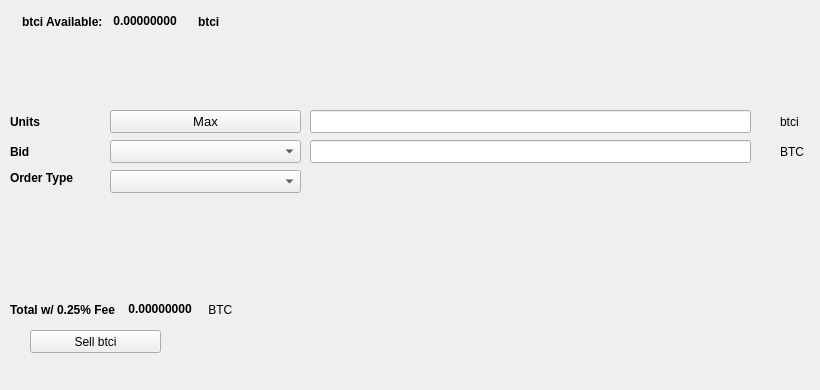
   <widget class="QWidget" name="SellTab">
    <attribute name="title">
     <string>Sell</string>
    </attribute>
    <widget class="QLabel" name="label_16">
     <property name="geometry">
      <rect>
       <x>780</x>
       <y>140</y>
       <width>31</width>
       <height>23</height>
      </rect>
     </property>
     <property name="text">
      <string>BTC</string>
     </property>
    </widget>
    <widget class="QComboBox" name="SellBidcomboBox">
     <property name="geometry">
      <rect>
       <x>110</x>
       <y>140</y>
       <width>191</width>
       <height>23</height>
      </rect>
     </property>
     <property name="font">
      <font>
       <pointsize>10</pointsize>
      </font>
     </property>
    </widget>
    <widget class="QLabel" name="label_18">
     <property name="geometry">
      <rect>
       <x>10</x>
       <y>110</y>
       <width>46</width>
       <height>23</height>
      </rect>
     </property>
     <property name="font">
      <font>
       <weight>75</weight>
       <bold>true</bold>
      </font>
     </property>
     <property name="text">
      <string>Units</string>
     </property>
    </widget>
    <widget class="QPushButton" name="Sell_Max_Amount">
     <property name="geometry">
      <rect>
       <x>110</x>
       <y>110</y>
       <width>191</width>
       <height>23</height>
      </rect>
     </property>
     <property name="font">
      <font>
       <pointsize>10</pointsize>
      </font>
     </property>
     <property name="text">
      <string>Max</string>
     </property>
    </widget>
    <widget class="QLabel" name="label_20">
     <property name="geometry">
      <rect>
       <x>10</x>
       <y>170</y>
       <width>91</width>
       <height>16</height>
      </rect>
     </property>
     <property name="font">
      <font>
       <weight>75</weight>
       <bold>true</bold>
      </font>
     </property>
     <property name="text">
      <string>Order Type</string>
     </property>
    </widget>
    <widget class="QComboBox" name="SellOrdertypeCombo">
     <property name="geometry">
      <rect>
       <x>110</x>
       <y>170</y>
       <width>191</width>
       <height>23</height>
      </rect>
     </property>
     <property name="font">
      <font>
       <pointsize>10</pointsize>
      </font>
     </property>
    </widget>
    <widget class="QLabel" name="label_21">
     <property name="geometry">
      <rect>
       <x>10</x>
       <y>140</y>
       <width>46</width>
       <height>23</height>
      </rect>
     </property>
     <property name="font">
      <font>
       <weight>75</weight>
       <bold>true</bold>
      </font>
     </property>
     <property name="text">
      <string>Bid</string>
     </property>
    </widget>
    <widget class="QLabel" name="label_22">
     <property name="geometry">
      <rect>
       <x>780</x>
       <y>110</y>
       <width>31</width>
       <height>23</height>
      </rect>
     </property>
     <property name="text">
      <string>btci</string>
     </property>
    </widget>
    <widget class="QLineEdit" name="UnitsInputbtci">
     <property name="geometry">
      <rect>
       <x>310</x>
       <y>110</y>
       <width>441</width>
       <height>23</height>
      </rect>
     </property>
     <property name="font">
      <font>
       <pointsize>9</pointsize>
       <weight>75</weight>
       <bold>true</bold>
      </font>
     </property>
    </widget>
    <widget class="QLineEdit" name="SellBidPriceEdit">
     <property name="geometry">
      <rect>
       <x>310</x>
       <y>140</y>
       <width>441</width>
       <height>23</height>
      </rect>
     </property>
     <property name="font">
      <font>
       <pointsize>9</pointsize>
       <weight>75</weight>
       <bold>true</bold>
      </font>
     </property>
    </widget>
    <widget class="QPushButton" name="SellbtciBTN">
     <property name="geometry">
      <rect>
       <x>30</x>
       <y>330</y>
       <width>131</width>
       <height>23</height>
      </rect>
     </property>
     <property name="text">
      <string>Sell btci</string>
     </property>
     <property name="icon">
      <iconset resource="../btci">
       <normaloff>:/icons/bitcoin</normaloff>:/icons/bitcoin</iconset>
     </property>
    </widget>
    <widget class="QWidget" name="layoutWidget3">
     <property name="geometry">
      <rect>
       <x>22</x>
       <y>12</y>
       <width>258</width>
       <height>19</height>
      </rect>
     </property>
     <layout class="QHBoxLayout" name="horizontalLayout">
      <item>
       <widget class="QLabel" name="label232_2">
        <property name="font">
         <font>
          <weight>75</weight>
          <bold>true</bold>
         </font>
        </property>
        <property name="text">
         <string>btci Available:</string>
        </property>
       </widget>
      </item>
      <item>
       <widget class="QLabel" name="btciAvailableLabel">
        <property name="palette">
         <palette>
          <active>
           <colorrole role="WindowText">
            <brush brushstyle="SolidPattern">
             <color alpha="255">
              <red>0</red>
              <green>0</green>
              <blue>0</blue>
             </color>
            </brush>
           </colorrole>
           <colorrole role="Button">
            <brush brushstyle="SolidPattern">
             <color alpha="255">
              <red>0</red>
              <green>170</green>
              <blue>0</blue>
             </color>
            </brush>
           </colorrole>
           <colorrole role="Light">
            <brush brushstyle="SolidPattern">
             <color alpha="255">
              <red>0</red>
              <green>255</green>
              <blue>0</blue>
             </color>
            </brush>
           </colorrole>
           <colorrole role="Midlight">
            <brush brushstyle="SolidPattern">
             <color alpha="255">
              <red>0</red>
              <green>212</green>
              <blue>0</blue>
             </color>
            </brush>
           </colorrole>
           <colorrole role="Dark">
            <brush brushstyle="SolidPattern">
             <color alpha="255">
              <red>0</red>
              <green>85</green>
              <blue>0</blue>
             </color>
            </brush>
           </colorrole>
           <colorrole role="Mid">
            <brush brushstyle="SolidPattern">
             <color alpha="255">
              <red>0</red>
              <green>113</green>
              <blue>0</blue>
             </color>
            </brush>
           </colorrole>
           <colorrole role="Text">
            <brush brushstyle="SolidPattern">
             <color alpha="255">
              <red>0</red>
              <green>170</green>
              <blue>0</blue>
             </color>
            </brush>
           </colorrole>
           <colorrole role="BrightText">
            <brush brushstyle="SolidPattern">
             <color alpha="255">
              <red>255</red>
              <green>255</green>
              <blue>255</blue>
             </color>
            </brush>
           </colorrole>
           <colorrole role="ButtonText">
            <brush brushstyle="SolidPattern">
             <color alpha="255">
              <red>0</red>
              <green>0</green>
              <blue>0</blue>
             </color>
            </brush>
           </colorrole>
           <colorrole role="Base">
            <brush brushstyle="SolidPattern">
             <color alpha="255">
              <red>255</red>
              <green>255</green>
              <blue>255</blue>
             </color>
            </brush>
           </colorrole>
           <colorrole role="Window">
            <brush brushstyle="SolidPattern">
             <color alpha="255">
              <red>0</red>
              <green>170</green>
              <blue>0</blue>
             </color>
            </brush>
           </colorrole>
           <colorrole role="Shadow">
            <brush brushstyle="SolidPattern">
             <color alpha="255">
              <red>0</red>
              <green>0</green>
              <blue>0</blue>
             </color>
            </brush>
           </colorrole>
           <colorrole role="AlternateBase">
            <brush brushstyle="SolidPattern">
             <color alpha="255">
              <red>127</red>
              <green>212</green>
              <blue>127</blue>
             </color>
            </brush>
           </colorrole>
           <colorrole role="ToolTipBase">
            <brush brushstyle="SolidPattern">
             <color alpha="255">
              <red>255</red>
              <green>255</green>
              <blue>220</blue>
             </color>
            </brush>
           </colorrole>
           <colorrole role="ToolTipText">
            <brush brushstyle="SolidPattern">
             <color alpha="255">
              <red>0</red>
              <green>0</green>
              <blue>0</blue>
             </color>
            </brush>
           </colorrole>
          </active>
          <inactive>
           <colorrole role="WindowText">
            <brush brushstyle="SolidPattern">
             <color alpha="255">
              <red>0</red>
              <green>0</green>
              <blue>0</blue>
             </color>
            </brush>
           </colorrole>
           <colorrole role="Button">
            <brush brushstyle="SolidPattern">
             <color alpha="255">
              <red>0</red>
              <green>170</green>
              <blue>0</blue>
             </color>
            </brush>
           </colorrole>
           <colorrole role="Light">
            <brush brushstyle="SolidPattern">
             <color alpha="255">
              <red>0</red>
              <green>255</green>
              <blue>0</blue>
             </color>
            </brush>
           </colorrole>
           <colorrole role="Midlight">
            <brush brushstyle="SolidPattern">
             <color alpha="255">
              <red>0</red>
              <green>212</green>
              <blue>0</blue>
             </color>
            </brush>
           </colorrole>
           <colorrole role="Dark">
            <brush brushstyle="SolidPattern">
             <color alpha="255">
              <red>0</red>
              <green>85</green>
              <blue>0</blue>
             </color>
            </brush>
           </colorrole>
           <colorrole role="Mid">
            <brush brushstyle="SolidPattern">
             <color alpha="255">
              <red>0</red>
              <green>113</green>
              <blue>0</blue>
             </color>
            </brush>
           </colorrole>
           <colorrole role="Text">
            <brush brushstyle="SolidPattern">
             <color alpha="255">
              <red>0</red>
              <green>170</green>
              <blue>0</blue>
             </color>
            </brush>
           </colorrole>
           <colorrole role="BrightText">
            <brush brushstyle="SolidPattern">
             <color alpha="255">
              <red>255</red>
              <green>255</green>
              <blue>255</blue>
             </color>
            </brush>
           </colorrole>
           <colorrole role="ButtonText">
            <brush brushstyle="SolidPattern">
             <color alpha="255">
              <red>0</red>
              <green>0</green>
              <blue>0</blue>
             </color>
            </brush>
           </colorrole>
           <colorrole role="Base">
            <brush brushstyle="SolidPattern">
             <color alpha="255">
              <red>255</red>
              <green>255</green>
              <blue>255</blue>
             </color>
            </brush>
           </colorrole>
           <colorrole role="Window">
            <brush brushstyle="SolidPattern">
             <color alpha="255">
              <red>0</red>
              <green>170</green>
              <blue>0</blue>
             </color>
            </brush>
           </colorrole>
           <colorrole role="Shadow">
            <brush brushstyle="SolidPattern">
             <color alpha="255">
              <red>0</red>
              <green>0</green>
              <blue>0</blue>
             </color>
            </brush>
           </colorrole>
           <colorrole role="AlternateBase">
            <brush brushstyle="SolidPattern">
             <color alpha="255">
              <red>127</red>
              <green>212</green>
              <blue>127</blue>
             </color>
            </brush>
           </colorrole>
           <colorrole role="ToolTipBase">
            <brush brushstyle="SolidPattern">
             <color alpha="255">
              <red>255</red>
              <green>255</green>
              <blue>220</blue>
             </color>
            </brush>
           </colorrole>
           <colorrole role="ToolTipText">
            <brush brushstyle="SolidPattern">
             <color alpha="255">
              <red>0</red>
              <green>0</green>
              <blue>0</blue>
             </color>
            </brush>
           </colorrole>
          </inactive>
          <disabled>
           <colorrole role="WindowText">
            <brush brushstyle="SolidPattern">
             <color alpha="255">
              <red>0</red>
              <green>85</green>
              <blue>0</blue>
             </color>
            </brush>
           </colorrole>
           <colorrole role="Button">
            <brush brushstyle="SolidPattern">
             <color alpha="255">
              <red>0</red>
              <green>170</green>
              <blue>0</blue>
             </color>
            </brush>
           </colorrole>
           <colorrole role="Light">
            <brush brushstyle="SolidPattern">
             <color alpha="255">
              <red>0</red>
              <green>255</green>
              <blue>0</blue>
             </color>
            </brush>
           </colorrole>
           <colorrole role="Midlight">
            <brush brushstyle="SolidPattern">
             <color alpha="255">
              <red>0</red>
              <green>212</green>
              <blue>0</blue>
             </color>
            </brush>
           </colorrole>
           <colorrole role="Dark">
            <brush brushstyle="SolidPattern">
             <color alpha="255">
              <red>0</red>
              <green>85</green>
              <blue>0</blue>
             </color>
            </brush>
           </colorrole>
           <colorrole role="Mid">
            <brush brushstyle="SolidPattern">
             <color alpha="255">
              <red>0</red>
              <green>113</green>
              <blue>0</blue>
             </color>
            </brush>
           </colorrole>
           <colorrole role="Text">
            <brush brushstyle="SolidPattern">
             <color alpha="255">
              <red>0</red>
              <green>85</green>
              <blue>0</blue>
             </color>
            </brush>
           </colorrole>
           <colorrole role="BrightText">
            <brush brushstyle="SolidPattern">
             <color alpha="255">
              <red>255</red>
              <green>255</green>
              <blue>255</blue>
             </color>
            </brush>
           </colorrole>
           <colorrole role="ButtonText">
            <brush brushstyle="SolidPattern">
             <color alpha="255">
              <red>0</red>
              <green>85</green>
              <blue>0</blue>
             </color>
            </brush>
           </colorrole>
           <colorrole role="Base">
            <brush brushstyle="SolidPattern">
             <color alpha="255">
              <red>0</red>
              <green>170</green>
              <blue>0</blue>
             </color>
            </brush>
           </colorrole>
           <colorrole role="Window">
            <brush brushstyle="SolidPattern">
             <color alpha="255">
              <red>0</red>
              <green>170</green>
              <blue>0</blue>
             </color>
            </brush>
           </colorrole>
           <colorrole role="Shadow">
            <brush brushstyle="SolidPattern">
             <color alpha="255">
              <red>0</red>
              <green>0</green>
              <blue>0</blue>
             </color>
            </brush>
           </colorrole>
           <colorrole role="AlternateBase">
            <brush brushstyle="SolidPattern">
             <color alpha="255">
              <red>0</red>
              <green>170</green>
              <blue>0</blue>
             </color>
            </brush>
           </colorrole>
           <colorrole role="ToolTipBase">
            <brush brushstyle="SolidPattern">
             <color alpha="255">
              <red>255</red>
              <green>255</green>
              <blue>220</blue>
             </color>
            </brush>
           </colorrole>
           <colorrole role="ToolTipText">
            <brush brushstyle="SolidPattern">
             <color alpha="255">
              <red>0</red>
              <green>0</green>
              <blue>0</blue>
             </color>
            </brush>
           </colorrole>
          </disabled>
         </palette>
        </property>
        <property name="font">
         <font>
          <weight>75</weight>
          <bold>true</bold>
         </font>
        </property>
        <property name="text">
         <string> 0.00000000 </string>
        </property>
        <property name="textInteractionFlags">
         <set>Qt::LinksAccessibleByMouse|Qt::TextSelectableByKeyboard|Qt::TextSelectableByMouse</set>
        </property>
       </widget>
      </item>
      <item>
       <widget class="QLabel" name="labelbtci">
        <property name="font">
         <font>
          <weight>75</weight>
          <bold>true</bold>
         </font>
        </property>
        <property name="text">
         <string>btci</string>
        </property>
       </widget>
      </item>
     </layout>
    </widget>
    <widget class="QWidget" name="layoutWidget">
     <property name="geometry">
      <rect>
       <x>10</x>
       <y>300</y>
       <width>268</width>
       <height>19</height>
      </rect>
     </property>
     <layout class="QHBoxLayout" name="horizontalLayout_2">
      <item>
       <widget class="QLabel" name="label_19">
        <property name="font">
         <font>
          <weight>75</weight>
          <bold>true</bold>
         </font>
        </property>
        <property name="text">
         <string>Total w/ 0.25% Fee </string>
        </property>
       </widget>
      </item>
      <item>
       <widget class="QLabel" name="SellCostLabel">
        <property name="palette">
         <palette>
          <active>
           <colorrole role="WindowText">
            <brush brushstyle="SolidPattern">
             <color alpha="255">
              <red>0</red>
              <green>0</green>
              <blue>0</blue>
             </color>
            </brush>
           </colorrole>
           <colorrole role="Button">
            <brush brushstyle="SolidPattern">
             <color alpha="255">
              <red>0</red>
              <green>170</green>
              <blue>0</blue>
             </color>
            </brush>
           </colorrole>
           <colorrole role="Light">
            <brush brushstyle="SolidPattern">
             <color alpha="255">
              <red>0</red>
              <green>255</green>
              <blue>0</blue>
             </color>
            </brush>
           </colorrole>
           <colorrole role="Midlight">
            <brush brushstyle="SolidPattern">
             <color alpha="255">
              <red>0</red>
              <green>212</green>
              <blue>0</blue>
             </color>
            </brush>
           </colorrole>
           <colorrole role="Dark">
            <brush brushstyle="SolidPattern">
             <color alpha="255">
              <red>0</red>
              <green>85</green>
              <blue>0</blue>
             </color>
            </brush>
           </colorrole>
           <colorrole role="Mid">
            <brush brushstyle="SolidPattern">
             <color alpha="255">
              <red>0</red>
              <green>113</green>
              <blue>0</blue>
             </color>
            </brush>
           </colorrole>
           <colorrole role="Text">
            <brush brushstyle="SolidPattern">
             <color alpha="255">
              <red>0</red>
              <green>170</green>
              <blue>0</blue>
             </color>
            </brush>
           </colorrole>
           <colorrole role="BrightText">
            <brush brushstyle="SolidPattern">
             <color alpha="255">
              <red>255</red>
              <green>255</green>
              <blue>255</blue>
             </color>
            </brush>
           </colorrole>
           <colorrole role="ButtonText">
            <brush brushstyle="SolidPattern">
             <color alpha="255">
              <red>0</red>
              <green>0</green>
              <blue>0</blue>
             </color>
            </brush>
           </colorrole>
           <colorrole role="Base">
            <brush brushstyle="SolidPattern">
             <color alpha="255">
              <red>255</red>
              <green>255</green>
              <blue>255</blue>
             </color>
            </brush>
           </colorrole>
           <colorrole role="Window">
            <brush brushstyle="SolidPattern">
             <color alpha="255">
              <red>0</red>
              <green>170</green>
              <blue>0</blue>
             </color>
            </brush>
           </colorrole>
           <colorrole role="Shadow">
            <brush brushstyle="SolidPattern">
             <color alpha="255">
              <red>0</red>
              <green>0</green>
              <blue>0</blue>
             </color>
            </brush>
           </colorrole>
           <colorrole role="AlternateBase">
            <brush brushstyle="SolidPattern">
             <color alpha="255">
              <red>127</red>
              <green>212</green>
              <blue>127</blue>
             </color>
            </brush>
           </colorrole>
           <colorrole role="ToolTipBase">
            <brush brushstyle="SolidPattern">
             <color alpha="255">
              <red>255</red>
              <green>255</green>
              <blue>220</blue>
             </color>
            </brush>
           </colorrole>
           <colorrole role="ToolTipText">
            <brush brushstyle="SolidPattern">
             <color alpha="255">
              <red>0</red>
              <green>0</green>
              <blue>0</blue>
             </color>
            </brush>
           </colorrole>
          </active>
          <inactive>
           <colorrole role="WindowText">
            <brush brushstyle="SolidPattern">
             <color alpha="255">
              <red>0</red>
              <green>0</green>
              <blue>0</blue>
             </color>
            </brush>
           </colorrole>
           <colorrole role="Button">
            <brush brushstyle="SolidPattern">
             <color alpha="255">
              <red>0</red>
              <green>170</green>
              <blue>0</blue>
             </color>
            </brush>
           </colorrole>
           <colorrole role="Light">
            <brush brushstyle="SolidPattern">
             <color alpha="255">
              <red>0</red>
              <green>255</green>
              <blue>0</blue>
             </color>
            </brush>
           </colorrole>
           <colorrole role="Midlight">
            <brush brushstyle="SolidPattern">
             <color alpha="255">
              <red>0</red>
              <green>212</green>
              <blue>0</blue>
             </color>
            </brush>
           </colorrole>
           <colorrole role="Dark">
            <brush brushstyle="SolidPattern">
             <color alpha="255">
              <red>0</red>
              <green>85</green>
              <blue>0</blue>
             </color>
            </brush>
           </colorrole>
           <colorrole role="Mid">
            <brush brushstyle="SolidPattern">
             <color alpha="255">
              <red>0</red>
              <green>113</green>
              <blue>0</blue>
             </color>
            </brush>
           </colorrole>
           <colorrole role="Text">
            <brush brushstyle="SolidPattern">
             <color alpha="255">
              <red>0</red>
              <green>170</green>
              <blue>0</blue>
             </color>
            </brush>
           </colorrole>
           <colorrole role="BrightText">
            <brush brushstyle="SolidPattern">
             <color alpha="255">
              <red>255</red>
              <green>255</green>
              <blue>255</blue>
             </color>
            </brush>
           </colorrole>
           <colorrole role="ButtonText">
            <brush brushstyle="SolidPattern">
             <color alpha="255">
              <red>0</red>
              <green>0</green>
              <blue>0</blue>
             </color>
            </brush>
           </colorrole>
           <colorrole role="Base">
            <brush brushstyle="SolidPattern">
             <color alpha="255">
              <red>255</red>
              <green>255</green>
              <blue>255</blue>
             </color>
            </brush>
           </colorrole>
           <colorrole role="Window">
            <brush brushstyle="SolidPattern">
             <color alpha="255">
              <red>0</red>
              <green>170</green>
              <blue>0</blue>
             </color>
            </brush>
           </colorrole>
           <colorrole role="Shadow">
            <brush brushstyle="SolidPattern">
             <color alpha="255">
              <red>0</red>
              <green>0</green>
              <blue>0</blue>
             </color>
            </brush>
           </colorrole>
           <colorrole role="AlternateBase">
            <brush brushstyle="SolidPattern">
             <color alpha="255">
              <red>127</red>
              <green>212</green>
              <blue>127</blue>
             </color>
            </brush>
           </colorrole>
           <colorrole role="ToolTipBase">
            <brush brushstyle="SolidPattern">
             <color alpha="255">
              <red>255</red>
              <green>255</green>
              <blue>220</blue>
             </color>
            </brush>
           </colorrole>
           <colorrole role="ToolTipText">
            <brush brushstyle="SolidPattern">
             <color alpha="255">
              <red>0</red>
              <green>0</green>
              <blue>0</blue>
             </color>
            </brush>
           </colorrole>
          </inactive>
          <disabled>
           <colorrole role="WindowText">
            <brush brushstyle="SolidPattern">
             <color alpha="255">
              <red>0</red>
              <green>85</green>
              <blue>0</blue>
             </color>
            </brush>
           </colorrole>
           <colorrole role="Button">
            <brush brushstyle="SolidPattern">
             <color alpha="255">
              <red>0</red>
              <green>170</green>
              <blue>0</blue>
             </color>
            </brush>
           </colorrole>
           <colorrole role="Light">
            <brush brushstyle="SolidPattern">
             <color alpha="255">
              <red>0</red>
              <green>255</green>
              <blue>0</blue>
             </color>
            </brush>
           </colorrole>
           <colorrole role="Midlight">
            <brush brushstyle="SolidPattern">
             <color alpha="255">
              <red>0</red>
              <green>212</green>
              <blue>0</blue>
             </color>
            </brush>
           </colorrole>
           <colorrole role="Dark">
            <brush brushstyle="SolidPattern">
             <color alpha="255">
              <red>0</red>
              <green>85</green>
              <blue>0</blue>
             </color>
            </brush>
           </colorrole>
           <colorrole role="Mid">
            <brush brushstyle="SolidPattern">
             <color alpha="255">
              <red>0</red>
              <green>113</green>
              <blue>0</blue>
             </color>
            </brush>
           </colorrole>
           <colorrole role="Text">
            <brush brushstyle="SolidPattern">
             <color alpha="255">
              <red>0</red>
              <green>85</green>
              <blue>0</blue>
             </color>
            </brush>
           </colorrole>
           <colorrole role="BrightText">
            <brush brushstyle="SolidPattern">
             <color alpha="255">
              <red>255</red>
              <green>255</green>
              <blue>255</blue>
             </color>
            </brush>
           </colorrole>
           <colorrole role="ButtonText">
            <brush brushstyle="SolidPattern">
             <color alpha="255">
              <red>0</red>
              <green>85</green>
              <blue>0</blue>
             </color>
            </brush>
           </colorrole>
           <colorrole role="Base">
            <brush brushstyle="SolidPattern">
             <color alpha="255">
              <red>0</red>
              <green>170</green>
              <blue>0</blue>
             </color>
            </brush>
           </colorrole>
           <colorrole role="Window">
            <brush brushstyle="SolidPattern">
             <color alpha="255">
              <red>0</red>
              <green>170</green>
              <blue>0</blue>
             </color>
            </brush>
           </colorrole>
           <colorrole role="Shadow">
            <brush brushstyle="SolidPattern">
             <color alpha="255">
              <red>0</red>
              <green>0</green>
              <blue>0</blue>
             </color>
            </brush>
           </colorrole>
           <colorrole role="AlternateBase">
            <brush brushstyle="SolidPattern">
             <color alpha="255">
              <red>0</red>
              <green>170</green>
              <blue>0</blue>
             </color>
            </brush>
           </colorrole>
           <colorrole role="ToolTipBase">
            <brush brushstyle="SolidPattern">
             <color alpha="255">
              <red>255</red>
              <green>255</green>
              <blue>220</blue>
             </color>
            </brush>
           </colorrole>
           <colorrole role="ToolTipText">
            <brush brushstyle="SolidPattern">
             <color alpha="255">
              <red>0</red>
              <green>0</green>
              <blue>0</blue>
             </color>
            </brush>
           </colorrole>
          </disabled>
         </palette>
        </property>
        <property name="font">
         <font>
          <weight>75</weight>
          <bold>true</bold>
         </font>
        </property>
        <property name="autoFillBackground">
         <bool>false</bool>
        </property>
        <property name="text">
         <string> 0.00000000</string>
        </property>
        <property name="textInteractionFlags">
         <set>Qt::LinksAccessibleByMouse|Qt::TextSelectableByMouse</set>
        </property>
       </widget>
      </item>
      <item>
       <widget class="QLabel" name="label_17">
        <property name="font">
         <font>
          <weight>50</weight>
          <bold>false</bold>
         </font>
        </property>
        <property name="text">
         <string> BTC</string>
        </property>
       </widget>
      </item>
     </layout>
    </widget>
    <widget class="QLabel" name="label_23">
     <property name="geometry">
      <rect>
       <x>460</x>
       <y>300</y>
       <width>281</width>
       <height>81</height>
      </rect>
     </property>
     <property name="text">
      <string/>
     </property>
     <property name="pixmap">
      <pixmap>:/images/bittrex</pixmap>
     </property>
    </widget>
   </widget>
